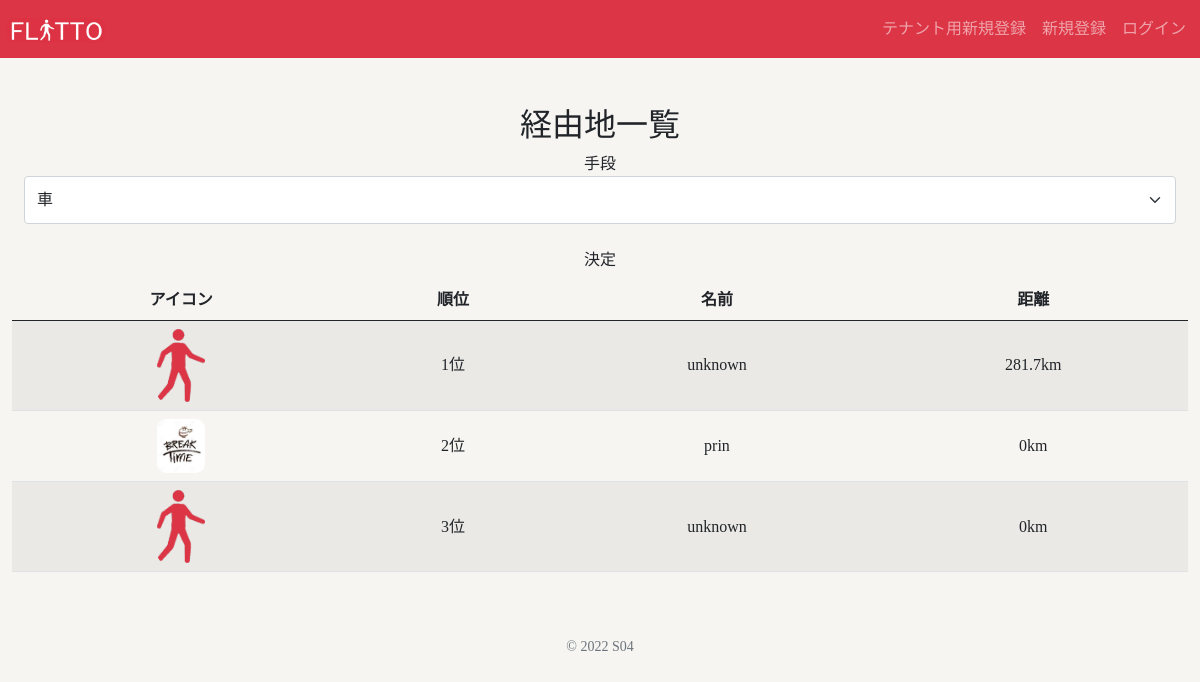
Page /ranking on the committed database.
### tables this page shows
CREATE TABLE 'users'(
'id' INTEGER PRIMARY KEY NOT NULL,
'username' TEXT NOT NULL,
'hash' TEXT NOT NULL,
'display_name' TEXT DEFAULT 'unknown',
'icon' TEXT);

### app.py (the view)
@app.route("/ranking", methods=["GET", "POST"])
def ranking():
    if request.method == "POST":
        means = request.form.get('means')
    else:
        means = "driving"
    score = {"walking": [], "bicycling": [], "driving": []}
    user_data = db.execute("SELECT * FROM users")
    name = []
    for cycle in user_data:
        score["walking"].append(0)
        score["bicycling"].append(0)
        score["driving"].append(0)
        name.append(cycle['username'])
    temp = db.execute("SELECT * FROM history")
    for cycle in temp:
        score[cycle["way"]][cycle["userid"] - 1] += float(cycle["distance"])
    driving_score = {}
    bicycling_score = {}
    walking_score = {}
    r = 0
    for temp_name in name:
        driving_score.update({temp_name:round(score["driving"][r],1)})
        bicycling_score.update({temp_name:round(score["bicycling"][r],1)})
        walking_score.update({temp_name:round(score["walking"][r],1)})
        r += 1
    score = {"walking": sorted(walking_score.items() ,key=lambda x:x[1], reverse=True), "bicycling": sorted(bicycling_score.items() ,key=lambda x:x[1], reverse=True), "driving": sorted(driving_score.items() ,key=lambda x:x[1], reverse=True)}
    """
    score['walking'] = dic.update(score['walking'])
    score['bicycling'] = dic.update(score['bicycling'])
    score['driving'] = dic.update(score['driving'])
    print(score)
    """
    return render_template("ranking.html",score=score[means],user=name,means=means,user_data=user_data)

### templates/ranking.html (shortened to what this page needs)
{% extends "layout.html" %}
{% block main %}
<h2>経由地一覧</h2>
<form method="POST" action="/ranking">
    <div class="mb-3">
        手段
        <select class="form-select" aria-label="Default select example" name="means">
            <option value="driving">車</option>
        </select>
    </div>
    <button style="text-align:right;" type="submit" class="btn" id="target" name="place" onclick="location.href='./via.html'">決定</button>
</form>
<table class="table table-striped">
    <thead>
        <tr>
            <th>アイコン</th>
            <th>順位</th>
            <th>名前</th>
            <th>距離</th>
        </tr>
    </thead>
    <tbody>
        {% set a = namespace(cnt=0) %}
        {% for score in score %}
        <tr>
            {% set b = namespace(cnt=0) %}
            {% for user_data in user_data %}
            {% if score[0] == user_data['username'] %}
            {% if user_data['icon'] != None %}
            <td><img src=../static/upload/icon/{{ user_data['icon'] }} style="width:4vw"></td>
            {% else %}
            <td><img src=../static/img/favcon.png style="width:4vw"></td>
            {% endif %}
            <td>{{ a.cnt + 1 }}位</td>
            <td>{{ user_data['display_name'] }}</td>
            <td>{{ score[1] }}km</td>
            {% endif %}
            {% set b.cnt = b.cnt + 1 %}
            {% endfor %}
        </tr>
        {% set a.cnt = a.cnt + 1 %}
        {% endfor %}
    </tbody>
</table>
{% endblock %}

### static/css/style.css (style rules this page uses)
.body { font-family: "筑紫B丸ゴシック", "ヒラギノ丸ゴ ProN"; background-color: #F7F5F2; margin:0; padding:0; }
select,input { padding: 0rem 0.5em; height: 3rem; width: 20rem; border-radius: 0.3rem; border: 0.3px solid #8D8DAA; background-color: rgba(256, 0, 0, 0.1); }
.table td { vertical-align: middle; }

### static/css/style_index.css (style rules this page uses)
.btn { color: #ffffff; padding: 0em 1em; height: 2.5rem; border-radius: 0.3rem; border: #F56D91; background-color: #F56D91; }
.mb-3 { margin:0 1vw; }
img { border-radius:0.75vw; }

### rows in the picture
users: cnt "1", display_name "unknown", score "281.7"
users: icon (picture), cnt "2", display_name "prin", score "0"
users: a.cnt+1 "3", display_name "unknown", score "0"
